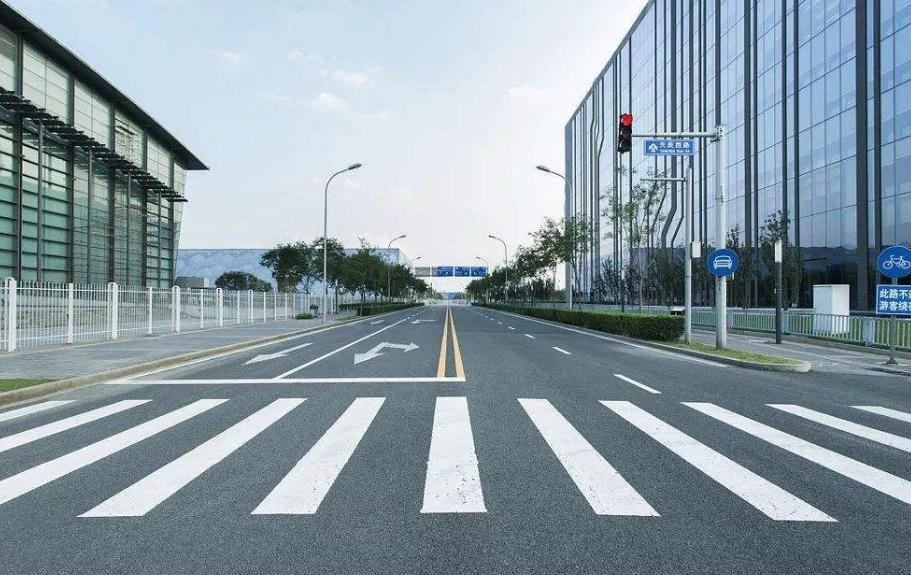
#> input picture Pics/zebra.jpg, 911 x 575 px, found by its file name
$ python ZC_recog.py
#> lines starting #> are read from the running program, lines starting #| are printed output that depends on the picture; after the words box and inside, x2 and y2 are one past the last pixel; in counts of white or black regions, pixels touching at a corner belong together
import cv2
import numpy as np

kernel = np.ones((3, 3), np.uint8)
img = cv2.imread('images/zebra.jpg')
#> img is the input picture: shape (575, 911, 3); mean B, G, R 164.1, 155, 138.8
gray = cv2.cvtColor(img, cv2.COLOR_BGR2GRAY)
gaussian_filtered = cv2.GaussianBlur(gray, (5, 5), 0)
_, binary_img = cv2.threshold(gaussian_filtered, 200, 255, cv2.THRESH_BINARY)
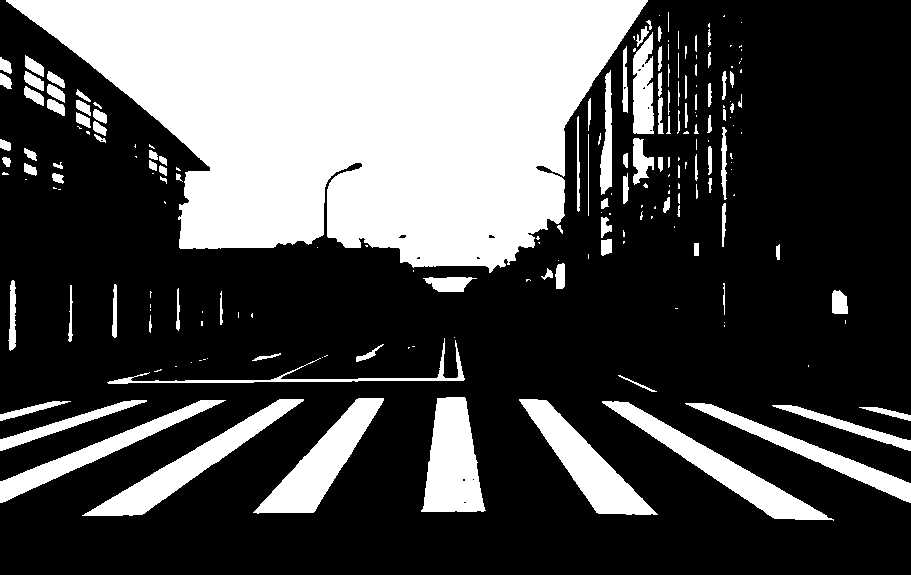
#> binary_img: shape (575, 911); 30.9% white; 203 white regions (93 under 20 px), largest, box (x1, y1, x2, y2) and area: (6, 0, 648, 273) 112359, (421, 397, 486, 512) 5176, (253, 398, 384, 514) 5093
edged = cv2.Canny(gaussian_filtered, 30, 150)
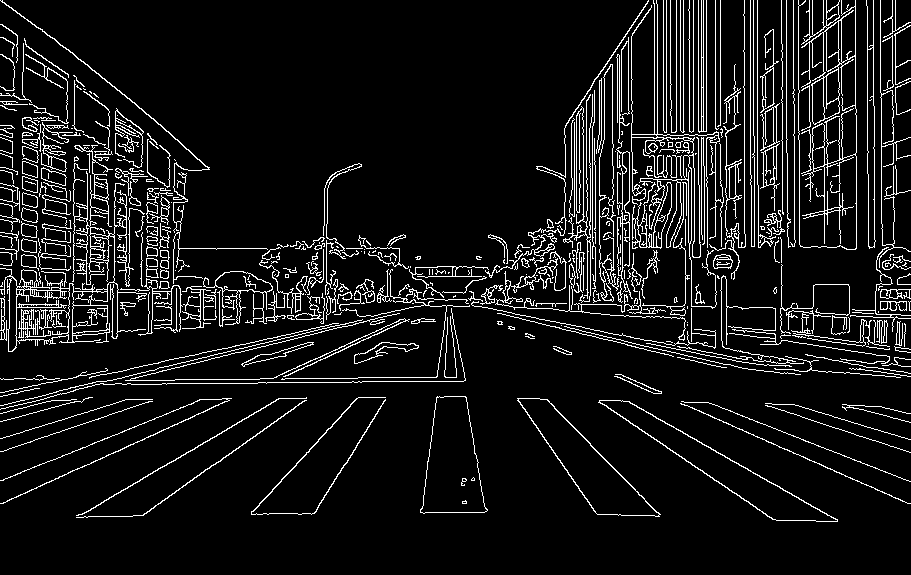
#> edged: shape (575, 911); 8.6% white in thin lines or dots
width = img.shape[1]
#> width = 911
height = img.shape[0]
#> height = 575

def PreProcess(img):
    gray = cv2.cvtColor(img, cv2.COLOR_BGR2GRAY)
    cv2.imshow('IPM1', gray)
    gaussian_filtered = cv2.GaussianBlur(gray, (3, 3), 0)
    gaussian_filtered[0:height*5//8, 0:width] = 0
    _, binary_img = cv2.threshold(gaussian_filtered, 220, 255, cv2.THRESH_BINARY)
    cv2.imshow('IPM', binary_img)
    erosion = cv2.erode(binary_img, kernel, iterations=1)
    contour = binary_img - erosion
    return contour

def IPM(img):
    pts_src = np.float32([[width/3, height/2], [2*width/3, height/2], [0, height], [width, height]])  # source point
    pts_dst = np.float32([[width/3, height/2], [2*width/3, height/2], [width/2-100, height], [width/2+100, height]])  # destination point
    matrix = cv2.getPerspectiveTransform(pts_src, pts_dst)
    result = cv2.warpPerspective(img, matrix, (width, height))
    result1 = result
    result = PreProcess(result)
    return result, result1

result, result1 = IPM(img)
#> in PreProcess, `gray = cv2.cvtColor(img, cv2.COLOR_BGR2GRAY)`:
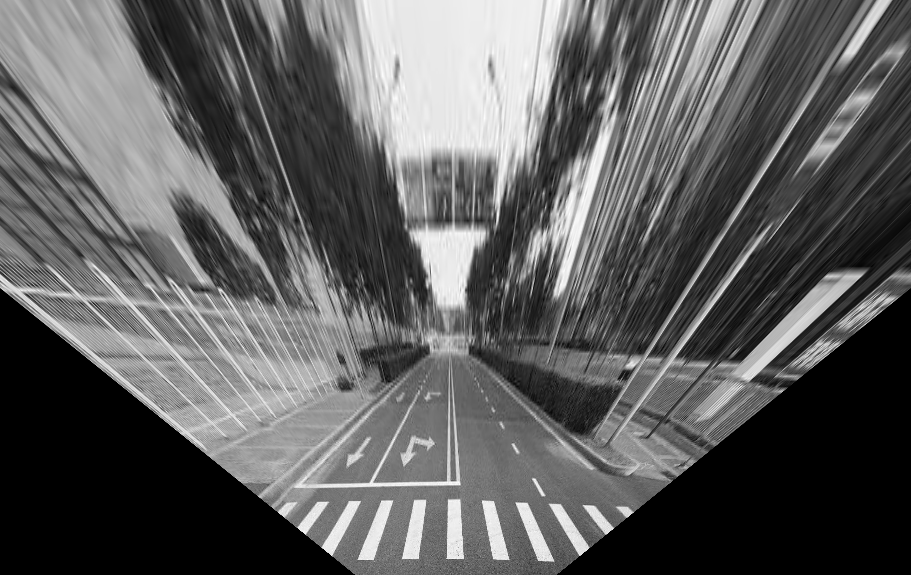
#> gray: shape (575, 911); min 0, max 255, mean 94.1
#> in PreProcess, `gaussian_filtered[0:height*5//8, 0:width] = 0`:
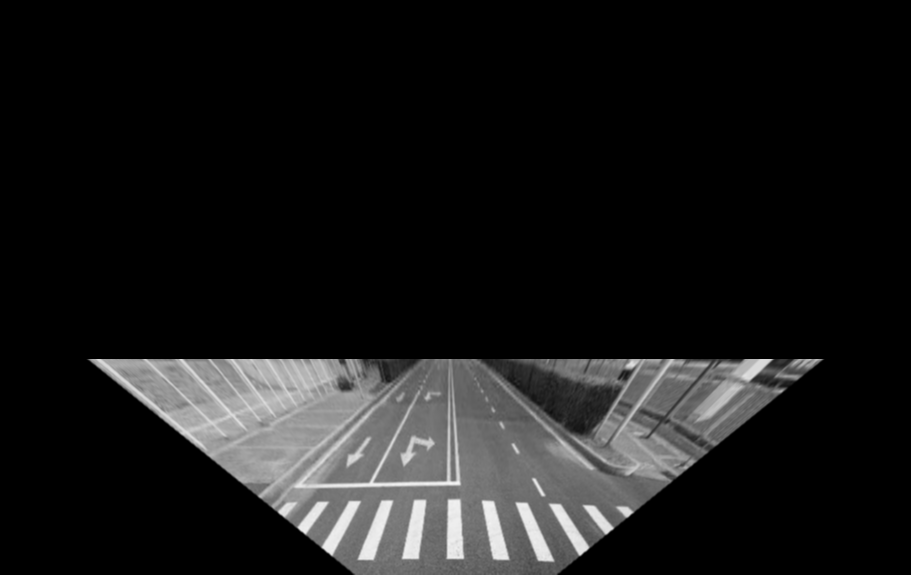
#> gaussian_filtered: shape (575, 911); min 0, max 245, mean 25.3
#> in PreProcess, `_, binary_img = cv2.threshold(gaussian_filtered, 220, 255, cv2.THRESH_..`: binary_img: shape (575, 911); 1% white; 29 white regions (16 under 20 px), largest, box (x1, y1, x2, y2) and area: (448, 500, 463, 558) 721, (403, 501, 425, 558) 708, (359, 501, 392, 559) 689
#> in PreProcess, `erosion = cv2.erode(binary_img, kernel, iterations=1)`: erosion: shape (575, 911); 0.67% white; 15 white regions (6 under 20 px), largest, box (x1, y1, x2, y2) and area: (405, 502, 424, 557) 554, (449, 501, 461, 557) 532, (485, 503, 506, 558) 520
#> in PreProcess, `contour = binary_img - erosion`:
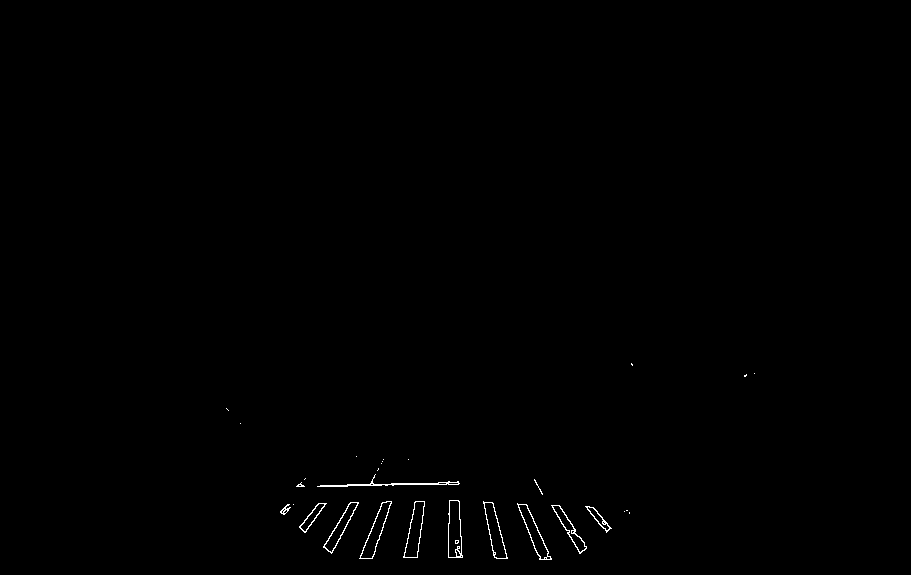
#> contour: shape (575, 911); 0.36% white in thin lines or dots, all inside (x1, y1, x2, y2) = (226, 363, 755, 560)

# 使用霍夫线变换
lines = cv2.HoughLinesP(result, 1, np.pi / 180, 20, minLineLength=10, maxLineGap=15)
#> lines = 35 rows, first 6: [347, 484, 458, 484], [417, 557, 424, 502], [320, 485, 393, 485], [391, 483, 459, 483], [483, 501, 493, 555], [372, 558, 391, 502]

# 筛选接近竖直的线段
vertical_lines = []
if len(lines) != 0:
    for line in lines:
        x1, y1, x2, y2 = line[0]
        if x2 == x1:
            vertical_lines.append(line)
        else:
            slope = (x2 - x1) / (y2 - y1)
            if abs(slope) < 0.48:
                vertical_lines.append(line)
#> this loop made 35 passes
#> (x1, y1, x2, y2, slope) on passes 1 to 12: (347, 484, 458, 484, inf), (417, 557, 424, 502, -0.127), (320, 485, 393, 485, inf), (391, 483, 459, 483, inf), (483, 501, 493, 555, 0.185), (372, 558, 391, 502, -0.339), (324, 547, 351, 502, -0.6), (525, 504, 551, 559, 0.473), (552, 507, 580, 553, 0.609), (332, 552, 358, 503, -0.531), (458, 500, 462, 557, 0.0702), (492, 502, 507, 558, 0.268)
#> (x1, y1, x2, y2) on pass 22: (448, 557, 448, 543)
#> after the loop, vertical_lines = 12 items, first 6: [[417, 557, 424, 502]], [[483, 501, 493, 555]], [[372, 558, 391, 502]], [[525, 504, 551, 559]], [[458, 500, 462, 557]], [[492, 502, 507, 558]]

minx = width
#> minx = 911
maxx = 0
miny = height
#> miny = 575
maxy = 0
time = 0

for line in vertical_lines:
    x1, y1, x2, y2 = line[0]
    if x1 < minx:
        minx = x1
        time += 1
    if x1 > maxx:
        maxx = x1
        time += 1
    if y1 < miny:
        miny = y1
        time += 1
    if y1 > maxy:
        maxy = y1
        time += 1
    if x2 < minx:
        minx = x2
        time += 1
    if x2 > maxx:
        maxx = x2
        time += 1
    if y2 < miny:
        miny = y2
        time += 1
    if y2 > maxy:
        maxy = y2
        time += 1
#> this loop made 12 passes
#> (x1, y1, x2, y2, minx, time, maxx, miny) on pass 1: (417, 557, 424, 502, 417, 6, 424, 502)
#> (x1, y1, x2, y2, maxx, time, miny) on pass 2: (483, 501, 493, 555, 493, 9, 501)
#> after the loop, maxx = 551; maxy = 559; minx = 359; miny = 500; time = 16
if time > 0 and len(vertical_lines) >= 6:
    cv2.rectangle(result1, (minx, miny), (maxx, maxy), (255, 0, 0), 2)
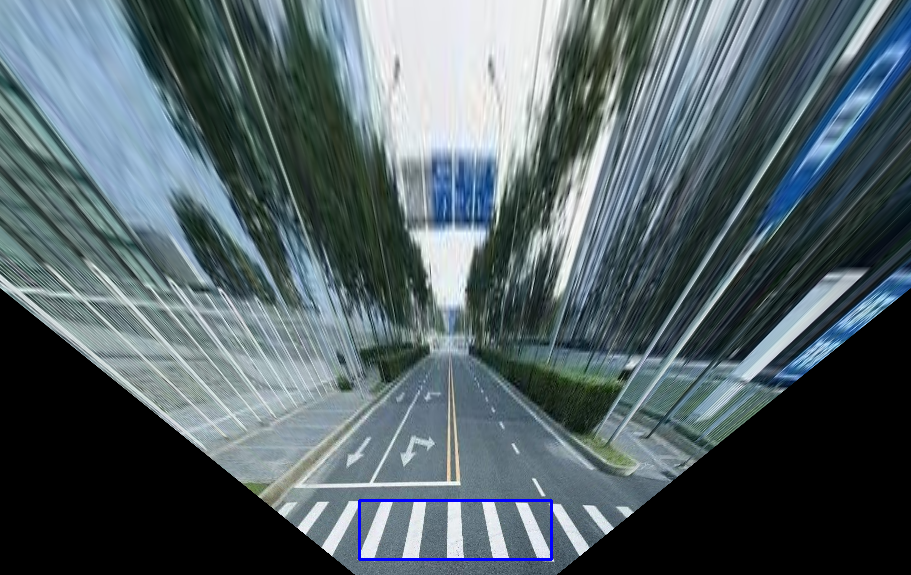
#> result1: shape (575, 911, 3); mean B, G, R 102.8, 97.5, 83.1

        # 绘制筛选后的线段
if len(vertical_lines) >= 6:
    for line in vertical_lines:
        x1, y1, x2, y2 = line[0]
        cv2.line(result1, (x1, y1), (x2, y2), (0, 0, 255), 2)  # 使用红色绘制接近竖直的线段
#> this loop made 12 passes
#> (x1, y1, x2, y2) on passes 1 to 12: (417, 557, 424, 502), (483, 501, 493, 555), (372, 558, 391, 502), (525, 504, 551, 559), (458, 500, 462, 557), (492, 502, 507, 558), (359, 558, 382, 502), (517, 503, 540, 559), (404, 557, 415, 501), (448, 528, 449, 500), (448, 557, 448, 543), (448, 538, 449, 510)
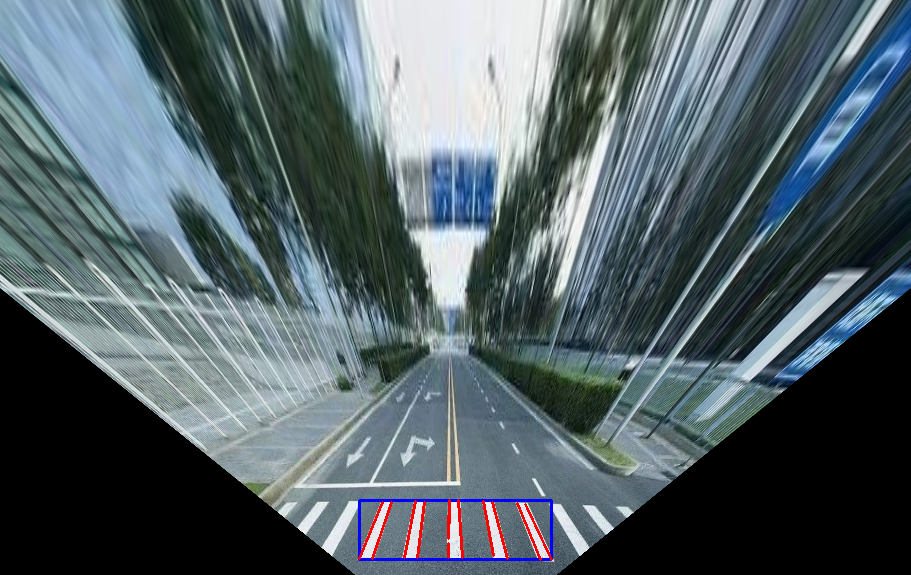
#> result1: shape (575, 911, 3); 0.32% of pixels changed, all inside (x1, y1, x2, y2) = (358, 499, 553, 561)

# [4 lines of commented-out code are left out]

cv2.imshow('Result', result)

cv2.imshow('Result1', result1)

cv2.imshow('original', img)

cv2.waitKey(0)
cv2.destroyAllWindows()
